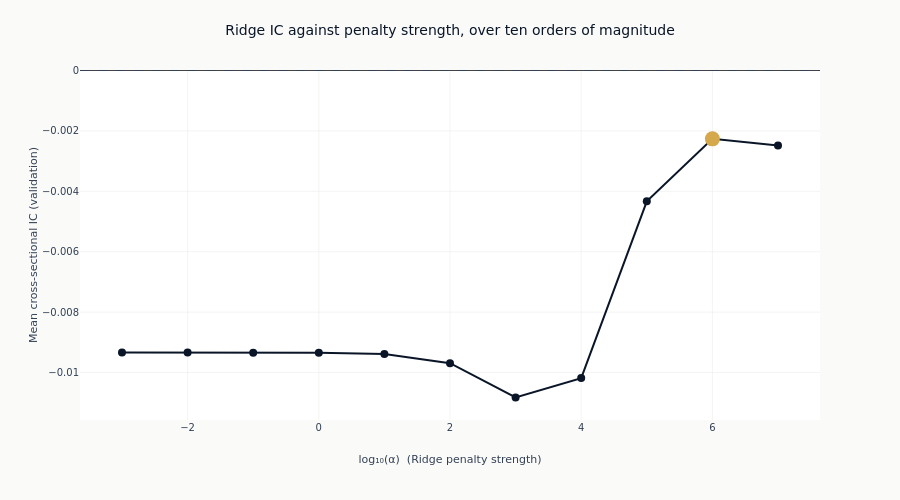

Write notebook code for a chart like this one.
### Markdown cell above
The penalty grid spans ten orders of magnitude, so it is read on a log axis.

### Code cell
if ridge.height:
    fig_alpha = go.Figure(
        go.Scatter(
            x=log_alpha,
            y=ridge_ic,
            mode="lines+markers",
            line=dict(color=COLORS["blue"], width=2),
            marker=dict(size=8, color=COLORS["blue"]),
        )
    )
    fig_alpha.add_trace(
        go.Scatter(
            x=[log_alpha[peak]],
            y=[ridge_ic[peak]],
            mode="markers",
            marker=dict(size=15, color=COLORS["amber"]),
            showlegend=False,
        )
    )
    fig_alpha.add_hline(y=0, line_width=1, line_dash="dash", line_color=COLORS["neutral"])
    fig_alpha.update_layout(
        title="Ridge IC against penalty strength, over ten orders of magnitude",
        height=500,
        width=900,
        showlegend=False,
        margin=dict(t=70),
    )
    fig_alpha.update_xaxes(title_text="log₁₀(α)  (Ridge penalty strength)", zeroline=False)
    fig_alpha.update_yaxes(title_text="Mean cross-sectional IC (validation)")
    show_plotly_with_alt(
        fig_alpha,
        "Line chart of mean validation information coefficient against the base-ten logarithm of the "
        "Ridge penalty, against a dashed zero line. The curve sits below zero across the grid and "
        f"rises towards zero as the penalty strengthens, reaching its maximum at "
        f"1e{int(round(log_alpha[peak]))} marked in amber.",
    )

### Figure 1 — Plotly figure (JSON) as saved in the notebook; plotly's stock layout.template omitted (floating-point values rounded to 4 significant figures)
{"data": [{"line": {"color": "#0a1628", "width": 2}, "marker": {"color": "#0a1628", "size": 8}, "mode": "lines+markers", "type": "scatter", "x": [-3.0, -2.0, -1.0, 0.0, 1.0, 2.0, 3.0, 4.0, 5.0, 6.0, 7.0], "y": [-0.009339, -0.009338, -0.00934, -0.009341, -0.009383, -0.009689, -0.01083, -0.01018, -0.004332, -0.002263, -0.002485]}, {"marker": {"color": "#D4A84B", "size": 15}, "mode": "markers", "showlegend": false, "type": "scatter", "x": [6.0], "y": [-0.002263]}], "layout": {"height": 500, "margin": {"t": 70}, "shapes": [{"line": {"color": "#334155", "dash": "dash", "width": 1}, "type": "line", "x0": 0, "x1": 1, "xref": "x domain", "y0": 0, "y1": 0, "yref": "y"}], "showlegend": false, "title": {"text": "Ridge IC against penalty strength, over ten orders of magnitude"}, "width": 900, "xaxis": {"title": {"text": "log₁₀(α)  (Ridge penalty strength)"}, "zeroline": false}, "yaxis": {"title": {"text": "Mean cross-sectional IC (validation)"}}}}
